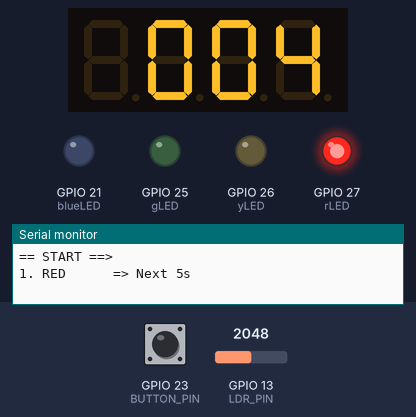
Bench run of a program on a simulated ESP32. Shown: 4-digit seven-segment display, output pins drawn as LEDs (lit = HIGH), the last lines printed to the serial monitor. Inputs (shaded band) come from the test bench; at power-on: GPIO 13 (LDR_PIN) = 2048, GPIO 23 (BUTTON_PIN) HIGH.

Above: at 1.8 s.
1.9 s: GPIO 13 (LDR_PIN) set to 520
6.0 s: GPIO 13 (LDR_PIN) set to 459
At 6.8 s:
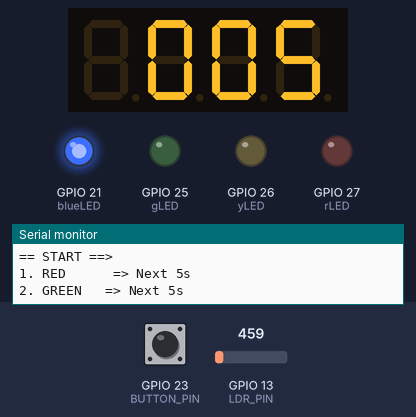
7.6 s: GPIO 13 (LDR_PIN) set to 540
At 11.4 s:
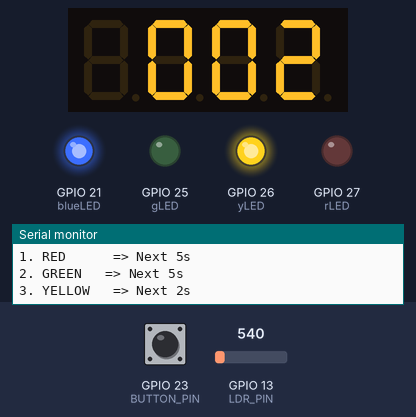
11.7 s: GPIO 23 (BUTTON_PIN) pulled LOW for 1.25 s
At 11.7 s:
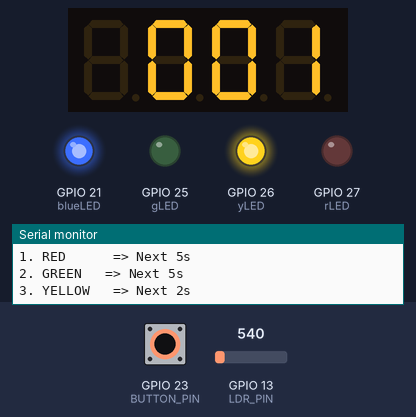
14.4 s: GPIO 23 (BUTTON_PIN) pulled LOW for 1.25 s
At 19.6 s:
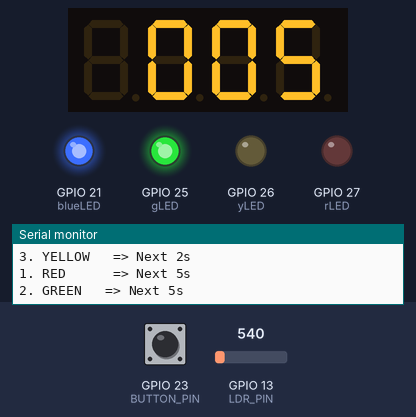
19.7 s: GPIO 23 (BUTTON_PIN) pulled LOW for 3.2 s
At 20.8 s:
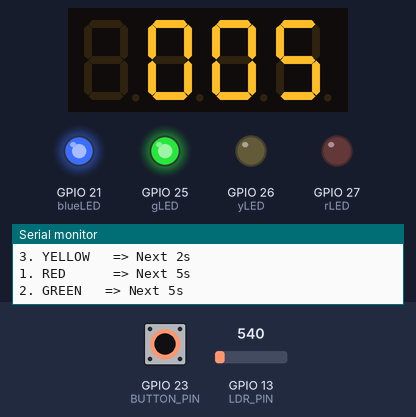
Timing chart, 0 to 22.7 s (numbered marks = the images above; inputs shaded):
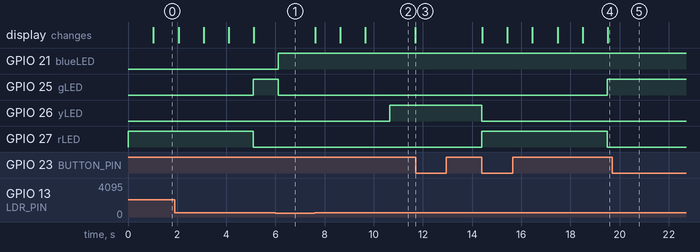

Measured:
- the behaviour switches between 500 and 499 on GPIO 13 (LDR_PIN) (found by bisection; images 0 and 1)
- after the input at 6.0 s, GPIO 21 (blueLED): LOW → HIGH after 0.11 s; GPIO 25 (gLED): HIGH → LOW after 0.11 s
- after the input at 7.6 s, GPIO 26 (yLED): LOW → HIGH after 3.1 s; the display: first changes at once (image 2 shows a later state)
- after the input at 11.7 s, GPIO 26 (yLED): stays HIGH (without the input it goes to LOW after 0.99 s); GPIO 27 (rLED): stays LOW (without the input it goes to HIGH after 0.99 s)
- after the input at 14.4 s, GPIO 25 (gLED): LOW → HIGH after 5.1 s; GPIO 26 (yLED): HIGH → LOW at once; GPIO 27 (rLED): LOW → HIGH at once, → LOW 5.1 s later; the display: changes at once (image 4)
- after the input at 19.7 s, GPIO 25 (gLED): stays HIGH (without the input it goes to LOW after 4.9 s); GPIO 26 (yLED): stays LOW (without the input it goes to HIGH after 4.9 s)
- what the display in image 2 shows lasts 2.0 s, from 9.7 s to 11.7 s

The program:

main.cpp
```cpp
#include <Arduino.h>
#include <TM1637Display.h>

// Pin kết nối
#define rLED  27
#define yLED  26
#define gLED  25
#define blueLED 21
#define CLK   18
#define DIO   19
#define BUTTON_PIN 23
#define LDR_PIN 13

// Thời gian của mỗi đèn (ms)
#define rTIME  5000
#define yTIME  2000
#define gTIME  5000

TM1637Display display(CLK, DIO);
// biến thời gian và trạng thái
ulong currentMiliseconds = 0;
ulong ledTimeStart = 0;
int currentLED = rLED;
bool isPaused = false;
int counter = rTIME / 1000;

void togglePause();
bool IsReady(ulong &ulTimer, uint32_t milisecond);
void NonBlocking_Traffic_Light();
void Testing_Display();

void setup() {
    Serial.begin(115200);
    pinMode(rLED, OUTPUT);
    pinMode(yLED, OUTPUT);
    pinMode(gLED, OUTPUT);
    pinMode(blueLED, OUTPUT);
    pinMode(BUTTON_PIN, INPUT_PULLUP);
    pinMode(LDR_PIN, INPUT);

    display.setBrightness(7);
    digitalWrite(yLED, LOW);
    digitalWrite(gLED, LOW);
    digitalWrite(rLED, HIGH);
    currentLED = rLED;

    attachInterrupt(digitalPinToInterrupt(BUTTON_PIN), togglePause, FALLING);
    Serial.println("== START ==>");
    Serial.print("1. RED \t\t => Next ");
    Serial.print(counter);
    Serial.println("s");
}

void loop() {
    int lightLevel = analogRead(LDR_PIN);
    if (lightLevel < 500) {  // Trời tối
        digitalWrite(blueLED, HIGH);
        digitalWrite(rLED, LOW);
        digitalWrite(yLED, LOW);
        digitalWrite(gLED, LOW);
    } else {
        if (!isPaused) {
            currentMiliseconds = millis();
            NonBlocking_Traffic_Light();
            Testing_Display();
        }
    }
}

void togglePause() {
    isPaused = !isPaused;
}

void Testing_Display() {
    display.showNumberDec(counter, true, 3, 1);
    if (counter > 0) {
        counter--;
    }
    delay(1000);
}

bool IsReady(ulong &ulTimer, uint32_t milisecond) {
    if (currentMiliseconds - ulTimer < milisecond) return false;
    ulTimer = currentMiliseconds;
    return true;
}

void NonBlocking_Traffic_Light() {
    switch (currentLED) {
        case rLED: // Đèn đỏ: 5 giây
            if (IsReady(ledTimeStart, rTIME)) {
                digitalWrite(rLED, LOW);
                digitalWrite(gLED, HIGH);
                currentLED = gLED;
                counter = gTIME / 1000;
                Serial.print("2. GREEN\t => Next ");
                Serial.print(counter);
                Serial.println("s");
            }
            break;

        case gLED: // Đèn xanh: 5 giây
            if (IsReady(ledTimeStart, gTIME)) {
                digitalWrite(gLED, LOW);
                digitalWrite(yLED, HIGH);
                currentLED = yLED;
                counter = yTIME / 1000;
                Serial.print("3. YELLOW\t => Next ");
                Serial.print(counter);
                Serial.println("s");
            }
            break;

        case yLED: // Đèn vàng: 2 giây
            if (IsReady(ledTimeStart, yTIME)) {
                digitalWrite(yLED, LOW);
                digitalWrite(rLED, HIGH);
                currentLED = rLED;
                counter = rTIME / 1000;
                Serial.print("1. RED \t\t => Next ");
                Serial.print(counter);
                Serial.println("s");
            }
            break;
    }
}
```
